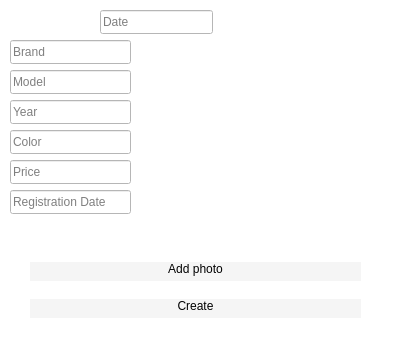
<?xml version="1.0" encoding="UTF-8"?>
<ui version="4.0">
 <class>AddCarWindow</class>
 <widget class="QDialog" name="AddCarWindow">
  <property name="geometry">
   <rect>
    <x>0</x>
    <y>0</y>
    <width>408</width>
    <height>345</height>
   </rect>
  </property>
  <property name="windowTitle">
   <string>Add car</string>
  </property>
  <property name="styleSheet">
   <string notr="true">background-color: rgb(255, 255, 255);</string>
  </property>
  <widget class="QLineEdit" name="lineEditYear">
   <property name="geometry">
    <rect>
     <x>10</x>
     <y>100</y>
     <width>121</width>
     <height>24</height>
    </rect>
   </property>
   <property name="placeholderText">
    <string>Year</string>
   </property>
  </widget>
  <widget class="QLineEdit" name="lineEditRegDate">
   <property name="geometry">
    <rect>
     <x>10</x>
     <y>190</y>
     <width>121</width>
     <height>24</height>
    </rect>
   </property>
   <property name="placeholderText">
    <string>Registration Date</string>
   </property>
  </widget>
  <widget class="QLineEdit" name="lineEditModel">
   <property name="geometry">
    <rect>
     <x>10</x>
     <y>70</y>
     <width>121</width>
     <height>24</height>
    </rect>
   </property>
   <property name="placeholderText">
    <string>Model</string>
   </property>
  </widget>
  <widget class="QLineEdit" name="lineEditColor">
   <property name="geometry">
    <rect>
     <x>10</x>
     <y>130</y>
     <width>121</width>
     <height>24</height>
    </rect>
   </property>
   <property name="placeholderText">
    <string>Color</string>
   </property>
  </widget>
  <widget class="QLineEdit" name="lineEditBrand">
   <property name="geometry">
    <rect>
     <x>10</x>
     <y>40</y>
     <width>121</width>
     <height>24</height>
    </rect>
   </property>
   <property name="placeholderText">
    <string>Brand</string>
   </property>
  </widget>
  <widget class="QLineEdit" name="lineEditPrice">
   <property name="geometry">
    <rect>
     <x>10</x>
     <y>160</y>
     <width>121</width>
     <height>24</height>
    </rect>
   </property>
   <property name="placeholderText">
    <string>Price</string>
   </property>
  </widget>
  <widget class="QLabel" name="logoHandler">
   <property name="geometry">
    <rect>
     <x>150</x>
     <y>50</y>
     <width>231</width>
     <height>191</height>
    </rect>
   </property>
   <property name="text">
    <string/>
   </property>
   <property name="scaledContents">
    <bool>true</bool>
   </property>
   <property name="wordWrap">
    <bool>true</bool>
   </property>
  </widget>
  <widget class="QWidget" name="verticalLayoutWidget">
   <property name="geometry">
    <rect>
     <x>30</x>
     <y>250</y>
     <width>331</width>
     <height>81</height>
    </rect>
   </property>
   <layout class="QVBoxLayout" name="verticalLayout">
    <item>
     <widget class="QPushButton" name="pushButton">
      <property name="styleSheet">
       <string notr="true">QPushButton
{
background-color: rgb(245, 245, 245);
border:none;
color: rgb(2, 2, 2);
border-left: 1px solid rgb(245, 245, 245);
border-right: 1px solid rgb(245, 245, 245);
border-bottom: 5px solid rgb(245, 245, 245);
}
QPushButton:hover {
    color: #000000;
    background-color: rgb(200, 200, 200); 
    border: 0px solid rgb(0, 0, 0);
}</string>
      </property>
      <property name="text">
       <string>Add photo</string>
      </property>
     </widget>
    </item>
    <item>
     <widget class="QPushButton" name="pushButtonCreate">
      <property name="styleSheet">
       <string notr="true">QPushButton
{
background-color: rgb(245, 245, 245);
border:none;
color: rgb(2, 2, 2);
border-left: 1px solid rgb(245, 245, 245);
border-right: 1px solid rgb(245, 245, 245);
border-bottom: 5px solid rgb(245, 245, 245);
}
QPushButton:hover {
    color: #000000;
    background-color: rgb(200, 200, 200); 
    border: 0px solid rgb(0, 0, 0);
}</string>
      </property>
      <property name="text">
       <string>Create</string>
      </property>
     </widget>
    </item>
   </layout>
  </widget>
  <widget class="QLineEdit" name="lineEditDate">
   <property name="geometry">
    <rect>
     <x>100</x>
     <y>10</y>
     <width>113</width>
     <height>24</height>
    </rect>
   </property>
   <property name="placeholderText">
    <string>Date</string>
   </property>
  </widget>
 </widget>
 <tabstops>
  <tabstop>lineEditBrand</tabstop>
  <tabstop>lineEditModel</tabstop>
  <tabstop>lineEditYear</tabstop>
  <tabstop>lineEditColor</tabstop>
  <tabstop>lineEditPrice</tabstop>
  <tabstop>lineEditRegDate</tabstop>
 </tabstops>
 <resources/>
 <connections/>
</ui>
